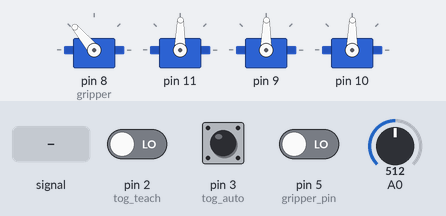
Bench run of a sketch on a simulated Arduino Uno, built with avr-gcc and run on an emulated ATmega328P. On the bench: 4 × servo. The test bench sets the inputs (shaded band); at power-on: A0 = 512, pin 5 (gripper_pin) LOW, pin 2 (tog_teach) LOW, pin 3 (tog_auto) HIGH. What the sketch prints to the serial monitor is not drawn.

Above: at 1.2 s.
1.3 s: A0 fed a 200 Hz sine of ±460 counts around its level
At 2.05 s:
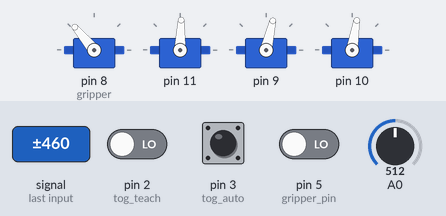
4.3 s: A0 set to 716
5.8 s: pin 5 (gripper_pin) driven HIGH
At 6.7 s:
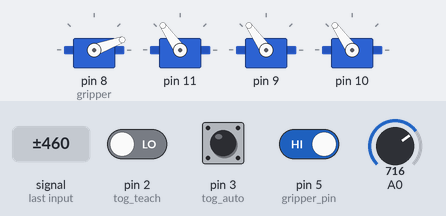
7.3 s: A0 fed a 1000 Hz sine of ±255 counts around its level
At 7.75 s:
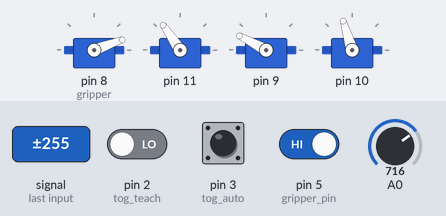
10.3 s: pin 2 (tog_teach) driven HIGH
Timing chart, 0 to 12.8 s (numbered marks = the images above; inputs shaded):
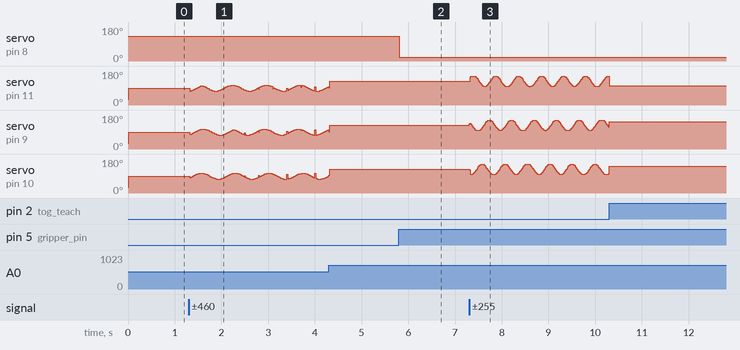

The sketch:

robot_arm_v1.ino
```cpp
// Developed by Peter Sterckx
// July 2019
// petersterckx.com

#include <Servo.h>
#define pi 3.141592653589793238462643383279
#define num_of_points 30                       // maximum number of points that can be taught

float alpha;
int x[3];
int y_now[3];
int y_last[3];
int angle[3];
int potPins[3];
bool teach;
int tog_teach = 2;
int tog_auto = 3;
bool toggle_now;
bool toggle_last;
bool first_point = false;
int teach_points[num_of_points][4];
int pos_number;
int gripper_pin = 5;
float y;
int pos_number_i;
int open_deg = 130;
int closed_deg = 20;

unsigned long current_time;


Servo joint[3];
Servo gripper;

void setup() {

  gripper.attach(8);
  joint[0].attach(11);
  joint[1].attach(9);
  joint[2].attach(10);

  potPins[0] = 2;
  potPins[1] = 7;
  potPins[2] = 5;

  pinMode(tog_auto,INPUT);
  pinMode(tog_teach, INPUT);

  for (int pos_number_i = 0; pos_number_i <= num_of_points; pos_number_i++) {
    for (int i = 0; i <= 2; i++) {
      teach_points[pos_number_i][i] = 0;                           // initialize teach points array
    }
    teach_points[pos_number_i][3] = open_deg;                      // default position for the gripper is open
  }

  pos_number = 0;

  for (int i = 0; i <= 2; i++) {                                   // determine initial positions of each joint
    y_last[i] = joint[i].read();
  }

  alpha = .2;                                                      // set the alpha value for the moving average algorithm

  Serial.begin(9600);

}

void loop() {

  for (int i = 0; i <= 2; i++) {
    x[i] = analogRead(potPins[i]);                                 // read value from potentiometer
    y_now[i] = alpha * x[i] + (1 - alpha) * y_last[i];             // apply moving average algorithm
    y_last[i] = y_now[i];
    angle[i] = map(y_now[i],0,1023,0,180);                         // map potentiometer reading input to an angle from 0 to 180 degrees
    joint[i].write(angle[i]);                                      // write the value to the servo to move the axis
    current_time = millis();
//    if (i == 0) {
//      Serial.print(current_time);
//      Serial.print(" ");
//      Serial.print(x[i]);
//      Serial.print(" ");
//      Serial.println(y_now[i]);
//    }
  }

//  if (current_time > 10000) {delay(10000);}

  if (digitalRead(gripper_pin) == HIGH) {                          // open or close gripper depending on toggle state
    gripper.write(closed_deg);
  } else if (digitalRead(gripper_pin) == LOW) {
    gripper.write(open_deg);
  }

  if (digitalRead(tog_teach) == HIGH) {                            // teach currently position if teach button is pressed
    toggle_now = true;
    first_point = true;
  } else if (digitalRead(tog_teach) == LOW) {
    toggle_now = false;
  }

  if (toggle_now and !toggle_last) {

    delay(500);                           // ! COULD BE THE ISSUE

    for (int i = 0; i <= 2; i++) {
      teach_points[pos_number][i] = joint[i].read();               // read current servo positions and save to teach points array
      Serial.print("Teaching joint ");
      Serial.println(i+1);
      Serial.print(" to position ");
      Serial.println(teach_points[pos_number][i]);
      Serial.println();
    }

    teach_points[pos_number][3] = gripper.read();

    pos_number = pos_number + 1;

    if (pos_number >= num_of_points-1) {
      pos_number = 0;
    }
  }

  toggle_last = toggle_now;

  while (digitalRead(tog_auto) == HIGH and first_point) {                                 // go into automatic mode if toggle is HIGH
    for (int pos_number_i = 0; pos_number_i <= num_of_points - 1; pos_number_i++) {
      for (int i = 0; i <= 2; i++) {
        if (teach_points[pos_number_i][i] != 0) {
          MoveTo(joint[i],teach_points[pos_number_i][i]);                                 // iterate through teach points array and move joints using MoveTo function
          Serial.print("Joint ");
          Serial.print(i+1);
          Serial.print(" move to ");
          Serial.println(teach_points[pos_number_i][i]);
          Serial.println();
          delay(100);  // debug
        }
      }
      MoveTo(gripper,teach_points[pos_number_i][3]);
    }

    if (digitalRead(tog_auto) == LOW) {                            // if automatic mode switched off, move to position corresponding to current orientations of potentiometers
      for (int i = 0; i <= 2; i++) {
        x[i] = analogRead(potPins[i]);
        angle[i] = map(x[i],0,1023,0,180);
        MoveTo(joint[i],angle[i]);
       }
      MoveTo(gripper,gripper.read());
      delay(1);
    }
  }
}

void MoveTo(Servo servo, int target) {                             // function that creates smooth sinusoidal motion for one axis
  int current = servo.read();
  if (target <= 180 || target >= 0) {
    if (current < target) {
      for (float angle = current; angle < target; angle += 1) {
        y = (pi/(target-current))*angle + pi*(target-2*current)/(target-current);
        servo.write(angle);
        delay(25*(.7*sin(y)+1));                                   // use changing amount of delay to create smooth motion
      }
    }else if (current > target) {
      for (float angle = current; angle > target; angle -= 1) {
        y = (pi/(current-target))*angle + pi*(current-2*target)/(current-target);
        servo.write(angle);
        delay(25*(.7*sin(y)+1));
      }
    }
  }
}
```

Measured:
- after the input at 5.8 s, servo on pin 8 (gripper): 130° → 20° at once
